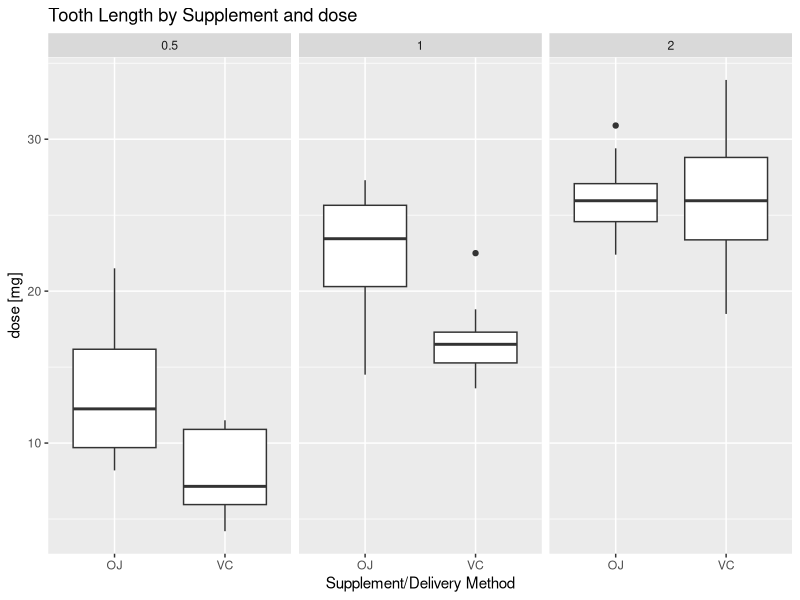

Write the R code that produced this figure.
## ---- chunk 1
library(datasets)
data(ToothGrowth)
str(ToothGrowth)
summary(ToothGrowth)
## ---- chunk 2
library(ggplot2)
qplot(supp, len, data=ToothGrowth, geom = "boxplot", facets = . ~ dose, 
      main = "Tooth Length by Supplement and dose", xlab = "Supplement/Delivery Method",
      ylab = "dose [mg]")
## ---- chunk 3
t0.5 <- t.test(len ~ supp, data = ToothGrowth, subset = ToothGrowth$dose == 0.5, var.equal = FALSE)
t1.0 <- t.test(len ~ supp, data = ToothGrowth, subset = ToothGrowth$dose == 1.0, var.equal = FALSE)
t2.0 <- t.test(len ~ supp, data = ToothGrowth, subset = ToothGrowth$dose == 2.0, var.equal = FALSE)
r1 <- c(t0.5$statistic, t0.5$p.value, t0.5$conf, t0.5$estimate)
r2 <- c(t1.0$statistic, t1.0$p.value, t1.0$conf, t1.0$estimate)
r3 <- c(t2.0$statistic, t2.0$p.value, t2.0$conf, t2.0$estimate)
dat <- data.frame(round(r1, 3), round(r2, 3), round(r3, 3), 
                  row.names = c("t-statistic", "p-value", "conf int (low)", "conf int (high)", "mean (OJ)", "mean (VC)"))
colnames(dat) <- c("dose = 0.5mg", "dose = 1.0mg", "dose = 2.0mg")
print(dat)
